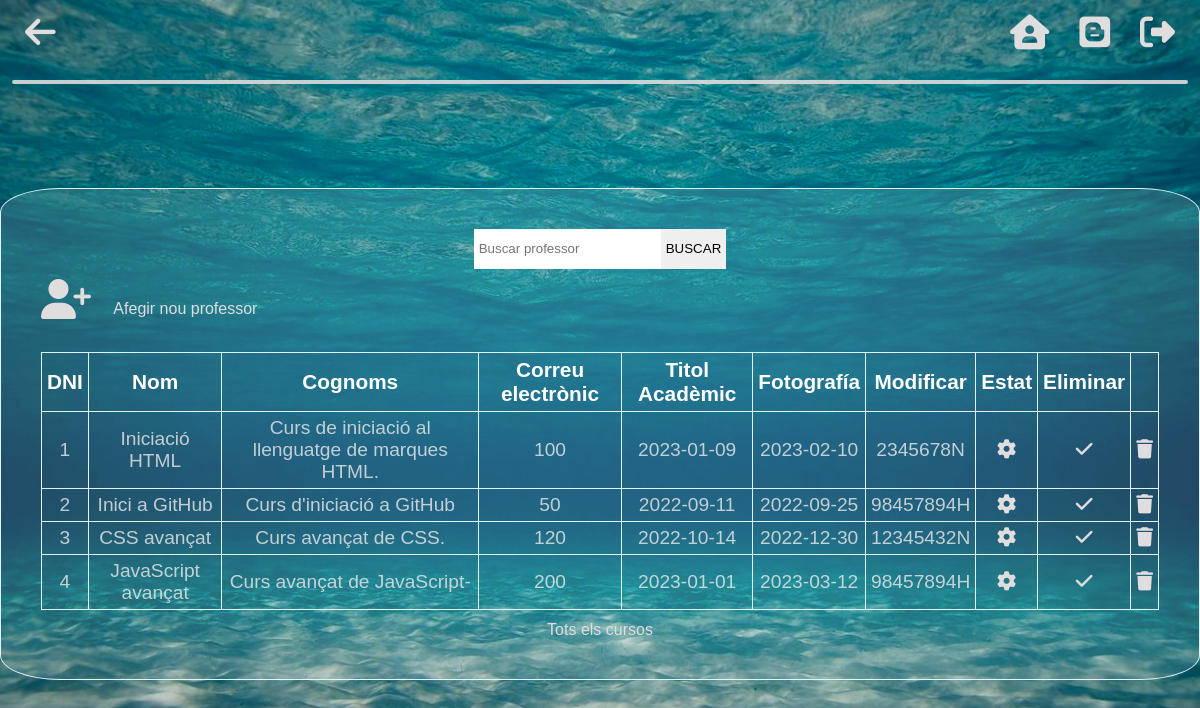
Screenshot of /admin/buscarCurs-admin.php (signed in) with the database file from the repository.
### tables this page shows
CREATE TABLE `cursos` (
  `codi` int(11) NOT NULL,
  `nom` varchar(150) NOT NULL,
  `descripcio` varchar(10000) NOT NULL,
  `num_hores` int(3) NOT NULL,
  `data_inici` date NOT NULL,
  `data_final` date NOT NULL,
  `nom_professor` varchar(150) NOT NULL,
  `fotografia` longblob NOT NULL,
  `actiu` int(1) NOT NULL DEFAULT 1
);

### admin/buscarCurs-admin.php (the view, shortened to what this page needs)
<?php
    if (!isset($_SESSION['usuari'])) {
        header('location:index-admin.php');
    }else{
        ?>
        <!DOCTYPE html>
        <html lang="en">
        <head>
            <link rel="stylesheet" href="../css/style.css">
            <link rel="stylesheet" href="../css/admin.css">
        </head>
        <body background="../img/fondo.jpg">
            <nav>
                <a href="home-admin.php"><i class="fa-sharp fa-solid fa-arrow-left"></i></a>
                <div class="lista">
                    <li>
                        <ul><a href="home-admin.php"><i class="fa-solid fa-house-user"></i></a></ul>
                    </li>
                    <li>
                        <ul><a href="#"><i class="fa-brands fa-blogger"></i></a></ul>
                    </li>
                    <li>
                        <ul><a href="../sortir.php"><i class="fa-solid fa-right-from-bracket"></i></a></ul>
                    </li>
                </div>
            </nav>
            <hr>
            <div class="menu"></div>
            <section>
                <div class="taulaProf">
                <form action="buscarCurs-admin.php" method="post" style="display:flex; justify-content: center;">
                    <input type="text" name="buscar" id="buscar" placeholder="Buscar professor">
                    <input type="button" value="BUSCAR">
                </form>
                    <a style="margin-bottom: 3%" href="afegirCurs-admin.php"><i style="margin-right: 2%; font-size: 40px" class="fa-solid fa-user-plus"></i>Afegir nou professor</a>
                    <table>
                        <tr>
                            <th>DNI</th>
                            <th>Nom</th>
                            <th>Cognoms</th>
                            <th>Correu electrònic</th>
                            <th>Titol Acadèmic</th>
                            <th>Fotografía</th>
                            <th>Modificar</th>
                            <th>Estat</th>
                            <th>Eliminar</th>
                        </tr>
                        <?php
                        $buscar = $_POST['buscar'];
                        include('funcions-admin.php');
                        $connexio = mysqli_connect("localhost", "root", "", "infobdn");
                        $sql = "SELECT * from cursos WHERE nom like '$buscar' '%' order by codi";
                        $resultat = mysqli_query($connexio, $sql);
                        while ($mostrar = mysqli_fetch_array($resultat)) {
                        ?>
                        <tr>
                            <td><?php echo $mostrar ['codi'] ?></td>
                            <td><?php echo $mostrar ['nom'] ?></td>
                            <td><?php echo $mostrar ['descripcio'] ?></td>
                            <td><?php echo $mostrar ['num_hores'] ?></td>
                            <td><?php echo $mostrar ['data_inici'] ?></td>
                            <td><?php echo $mostrar ['data_final'] ?></td>
                            <td><?php echo $mostrar ['nom_professor'] ?></td>
                            <td> <a href="editarCurs-admin.php?dni=<?php echo $mostrar ['codi'] ?>"><i class="fa-solid fa-gear"></i></a></td>
                            <td><?php cursActiu($mostrar ['actiu'], $mostrar ['codi']) ?></i></td>
                            <td><a href="eliminarCurs-admin.php? dni=<?php echo $mostrar ['codi'] ?>"  onclick="return confirmElim()"><i class="fa-solid fa-trash"></i></a></td>
                        </tr>
                        <?php
                         }
                         ?>
                    </table>
                    <a style="text-align:center; margin-top:1%;" href="curs-admin.php">Tots els cursos</a>
                </div>
            </section>
            <footer>
            </footer>
        </body>
        </html>
        <?php
    }
?>

### admin/funcions-admin.php (shortened to what this page needs)
        <?php
function cursActiu($bandera, $codi){
    if ($bandera == 1){
        ?>
        <a href="cursActiu-admin.php?actiu=1&codi=<?php echo $codi?>"><i class="fa-solid fa-check"></i></a>
        <?php
    }
        ?>
        <?php
}
?>

### css/style.css (style rules this page uses)
* { box-sizing: border-box; padding: 0; margin: 0; font-family: 'Noto Sans JP', sans-serif; list-style: none; }
body { background-repeat: no-repeat; background-position: center; background-size:cover; }
nav { height: 150px; }
footer { height: 100px; }
section { height: 500px; display: flex; justify-content: center; align-items: center; }
form input, select { margin-bottom: 10px; height: 40px; border: none; padding: 5px; }
form a, a:link, a:visited, a:active { text-decoration:none; color: rgb(223, 221, 221); }
nav { display: flex; flex-direction: row; height: 80px; padding: 0 10px; }
.menu { height: 100px; }
hr { border: 2px solid rgba(223, 223, 223, 0.884); border-radius: 5px; margin: 0 1%; }
nav i { font-size: 35px; margin: 15px; }
nav .lista { width: 100%; display: flex; flex-direction: row; justify-content: flex-end; }

### css/admin.css (style rules this page uses)
.taulaProf { border: 1px solid #dcf4fa; padding: 40px; display: flex; flex-direction: column; border-radius: 5%; background-color: rgba(235, 236, 236, 0.137); width: 1400px; }
.taulaProf table, td, tr, th { border: 1px solid #dcf4fa; border-collapse: collapse; text-align: center; padding: 5px; }
.taulaProf th { font-size: 130%; color: white; }
.taulaProf table td { font-size: 120%; color: rgba(235, 235, 235, 0.801); }

### rows the page displays
cursos: codi "1", nom "Iniciació HTML", descripcio "Curs de iniciació al llenguatge de marques HTML.", num_hores "100", data_inici "2023-01-09", data_final "2023-02-10", nom_professor "2345678N"
cursos: codi "2", nom "Inici a GitHub", descripcio "Curs d'iniciació a GitHub", num_hores "50", data_inici "2022-09-11", data_final "2022-09-25", nom_professor "98457894H"
cursos: codi "3", nom "CSS avançat", descripcio "Curs avançat de CSS.", num_hores "120", data_inici "2022-10-14", data_final "2022-12-30", nom_professor "12345432N"
cursos: codi "4", nom "JavaScript avançat", descripcio "Curs avançat de JavaScript-", num_hores "200", data_inici "2023-01-01", data_final "2023-03-12", nom_professor "98457894H"
